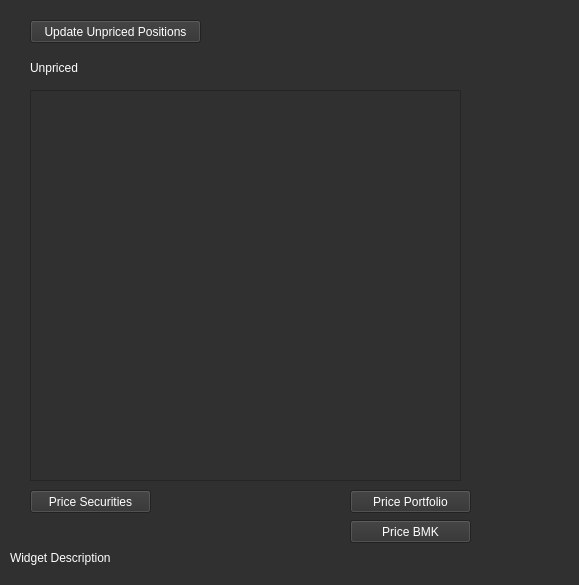
<?xml version="1.0" encoding="UTF-8"?>
<ui version="4.0">
 <class>Form</class>
 <widget class="QWidget" name="Form">
  <property name="geometry">
   <rect>
    <x>0</x>
    <y>0</y>
    <width>579</width>
    <height>585</height>
   </rect>
  </property>
  <property name="windowTitle">
   <string>Form</string>
  </property>
  <property name="styleSheet">
   <string notr="true">background-color: rgb(48, 48, 48);
font: 10pt &quot;Bloomberg Prop Unicode N&quot;;
color: rgb(255, 255, 255);
</string>
  </property>
  <widget class="QLabel" name="labelWidgetDescription">
   <property name="geometry">
    <rect>
     <x>10</x>
     <y>550</y>
     <width>471</width>
     <height>16</height>
    </rect>
   </property>
   <property name="text">
    <string>Widget Description</string>
   </property>
  </widget>
  <widget class="QPushButton" name="pushButtonUpdateUnpriced">
   <property name="geometry">
    <rect>
     <x>30</x>
     <y>20</y>
     <width>171</width>
     <height>23</height>
    </rect>
   </property>
   <property name="text">
    <string>Update Unpriced Positions</string>
   </property>
  </widget>
  <widget class="QTableWidget" name="tableWidget">
   <property name="geometry">
    <rect>
     <x>30</x>
     <y>90</y>
     <width>431</width>
     <height>391</height>
    </rect>
   </property>
  </widget>
  <widget class="QPushButton" name="pushButtonPriceSecurities">
   <property name="enabled">
    <bool>true</bool>
   </property>
   <property name="geometry">
    <rect>
     <x>30</x>
     <y>490</y>
     <width>121</width>
     <height>23</height>
    </rect>
   </property>
   <property name="text">
    <string>Price Securities</string>
   </property>
  </widget>
  <widget class="QLabel" name="label">
   <property name="geometry">
    <rect>
     <x>30</x>
     <y>60</y>
     <width>61</width>
     <height>16</height>
    </rect>
   </property>
   <property name="text">
    <string>Unpriced</string>
   </property>
  </widget>
  <widget class="QPushButton" name="pushButtonPricePortfolio">
   <property name="enabled">
    <bool>true</bool>
   </property>
   <property name="geometry">
    <rect>
     <x>350</x>
     <y>490</y>
     <width>121</width>
     <height>23</height>
    </rect>
   </property>
   <property name="text">
    <string>Price Portfolio</string>
   </property>
  </widget>
  <widget class="QPushButton" name="pushButtonPriceBMK">
   <property name="enabled">
    <bool>true</bool>
   </property>
   <property name="geometry">
    <rect>
     <x>350</x>
     <y>520</y>
     <width>121</width>
     <height>23</height>
    </rect>
   </property>
   <property name="text">
    <string>Price BMK</string>
   </property>
  </widget>
 </widget>
 <resources/>
 <connections/>
</ui>
